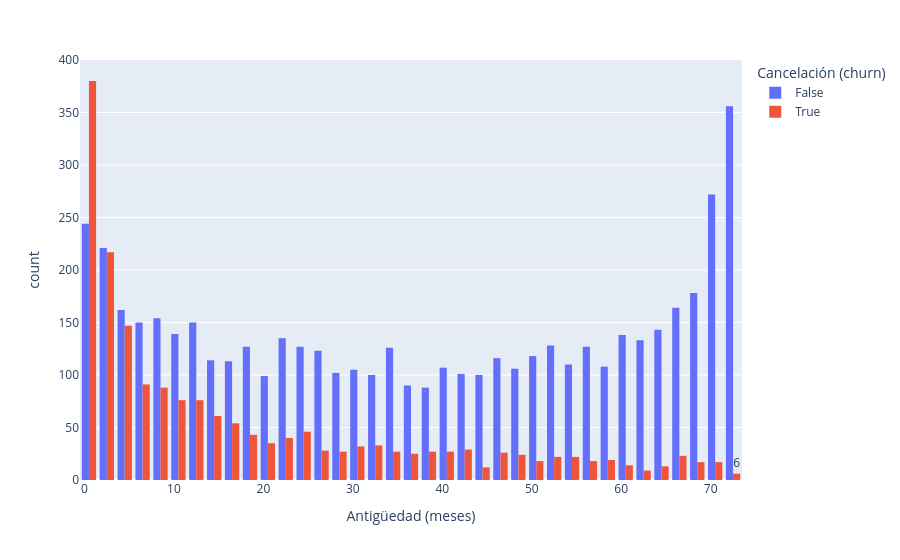

Here is the notebook cell this chart was saved with:
### Code cell
# Según la antigüedad
px.histogram(telecom, x = 'Antigüedad (meses)', text_auto = True, color = 'Cancelación (churn)', barmode = 'group')

### Figure 1 — Plotly figure (JSON) as saved in the notebook; plotly's stock layout.template omitted (floating-point values rounded to 4 significant figures; data arrays with more than 128 entries replaced by an {"elided": "..."} marker saying what was removed)
{"data": [{"alignmentgroup": "True", "bingroup": "x", "hovertemplate": "Cancelación (churn)=False<br>Antigüedad (meses)=%{x}<br>count=%{y}<extra></extra>", "legendgroup": "False", "marker": {"color": "#636efa", "pattern": {"shape": ""}}, "name": "False", "offsetgroup": "False", "orientation": "v", "showlegend": true, "texttemplate": "%{value}", "type": "histogram", "x": {"elided": "5174 int values"}, "xaxis": "x", "yaxis": "y"}, {"alignmentgroup": "True", "bingroup": "x", "hovertemplate": "Cancelación (churn)=True<br>Antigüedad (meses)=%{x}<br>count=%{y}<extra></extra>", "legendgroup": "True", "marker": {"color": "#EF553B", "pattern": {"shape": ""}}, "name": "True", "offsetgroup": "True", "orientation": "v", "showlegend": true, "texttemplate": "%{value}", "type": "histogram", "x": {"elided": "1869 int values"}, "xaxis": "x", "yaxis": "y"}], "layout": {"barmode": "group", "legend": {"title": {"text": "Cancelación (churn)"}, "tracegroupgap": 0}, "margin": {"t": 60}, "xaxis": {"anchor": "y", "domain": [0, 1], "title": {"text": "Antigüedad (meses)"}}, "yaxis": {"anchor": "x", "domain": [0, 1], "title": {"text": "count"}}}}
